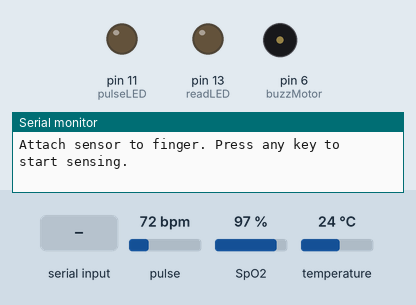
The sketch below on a simulated Arduino Uno, built with avr-gcc and run on an emulated ATmega328P. Parts: output pins drawn as LEDs (lit = HIGH), buzzer (waves = sounding), the last lines printed to the serial monitor. Dashed ring = blinking. The inputs (shaded band) are chosen by the test bench; at power-on: pulse 72 bpm, SpO2 97 %, temperature 24 °C.

Above: at 0.9 s.
1.0 s: "1" received over Serial
At 5.09 s:
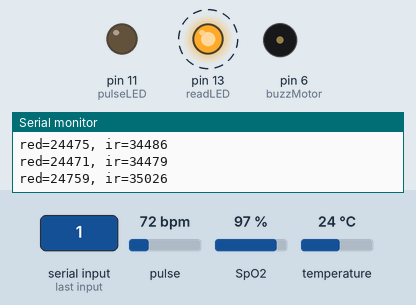
5.6 s: "0" received over Serial
At 5.89 s:
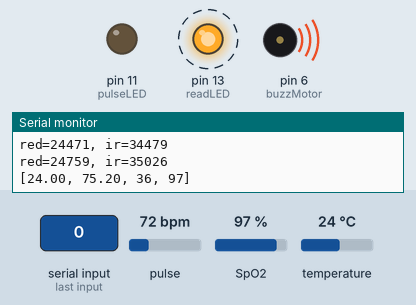
Timing chart, 0 to 14.6 s (numbered marks = the images above; inputs shaded):
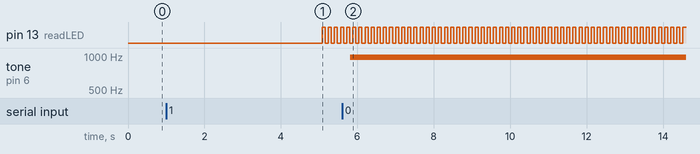

Measured:
- after the input at 1.0 s, pin 13 (readLED): alternates HIGH for 0.08 s and LOW for 0.08 s, starting after 4.1 s
- after the input at 5.6 s, tone on pin 6 (buzzMotor): silent → 977 Hz after 0.22 s

The sketch:

CSE176A_S18_Final_Project.ino
```cpp
/*
 * Code for Temperature, Heart Rate, and SPO2 readings from the MAX30105 sensor
 * is inspired by the example code in https://github.com/sparkfun/MAX30105_Breakout
 */

#include <Wire.h>
// These files are from the MAX3010X Particle Sensor Breakout library
#include "MAX30105.h"
#include "heartRate.h"
#include "spo2_algorithm.h"

MAX30105 particleSensor;

#define MAX_BRIGHTNESS 255

uint16_t irBuffer[50];    // infrared LED sensor buffer
uint16_t redBuffer[50];   // red LED sensor buffer

int32_t bufferLength;

int32_t spo2_value;
int8_t spo2_valid;          // indicator if SPO2 calculation is valid
int32_t heartRate_value;
int8_t heartRate_valid;     // indicator if heartRate calculation is valid

byte pulseLED = 11;
byte readLED = 13;          // blinks with each data read

float temperatureC;
float temperatureF;

int buzzMotor = 6;

bool alertOn = false;
int buzzAlert = 0;

void setup() {
  Serial.begin(115200);

  pinMode(pulseLED, OUTPUT);
  pinMode(readLED, OUTPUT);
  pinMode(buzzMotor, OUTPUT);

  // Initialize sensor
  if(!particleSensor.begin(Wire, I2C_SPEED_FAST)) // default I2C port at 400kHz
  {
    Serial.println(F("MAX30105 was not found. Please check wiring/power."));
    while(1);
  }

  // Prompt user to begin sensing
  Serial.println(F("Attach sensor to finger. Press any key to start sensing."));
  while(Serial.available() == 0);
  Serial.read();

  // for more information on settings, look at MAX30105.cpp
  byte ledBrightness = 50;    // brightness of IR and red LEDs
  byte sampleAverage = 4;     // number of samples to average
  byte ledMode = 2;           // use red and IR LEDs
  byte sampleRate = 50;       // amount of samples to take per second
  int pulseWidth = 411;       // length of detection
  int adcRange = 4096;        // analog to digital conversion range

  particleSensor.setup(ledBrightness, sampleAverage, ledMode, sampleRate, pulseWidth, adcRange);

  bufferLength = 50;          // same as size of irBuffer[] and redBuffer[]

  CalibrateSensor();
}

void loop() {
  GetVitals();
  SendVitals();

  CheckForAlert();
  if(buzzAlert > 0)   // if we get any data from serial port, turn on buzzer
  {
    if(!alertOn)
    {
      SendAlert();
      alertOn = true;
    }
  }
  else
  {
    if(alertOn)
    {
      StopAlert();
      alertOn = false;
    }
  }
}

// The pulse oximetry sensor needs to be calibrated in order to accurately calculate
// heart rate and pulse oximetry. This is done by collecting 50 samples from the sensor,
// then calculating those vitals.
void CalibrateSensor()
{
  // configuration: read the first bufferLength samples and determine the signal range
  for(byte i = 0; i < bufferLength; i++)
  {
    while(particleSensor.available() == false)
    {
      particleSensor.check(); // Check for new sensor data
    }

    redBuffer[i] = particleSensor.getRed();
    irBuffer[i] = particleSensor.getIR();


    particleSensor.nextSample();

    Serial.print(F("red="));
    Serial.print(redBuffer[i], DEC);
    Serial.print(F(", ir="));
    Serial.println(irBuffer[i], DEC);
  }

  // calculate SPO2 after first 50 samples (first 4 seconds of samples)
  // this function can be found in spo2_algorithm.cpp from the MAX30105 library
  maxim_heart_rate_and_oxygen_saturation(irBuffer, bufferLength, redBuffer, &spo2_value, &spo2_valid, &heartRate_value, &heartRate_valid);

  // heartRate seems to be doubled, so divide by 2
  heartRate_value = heartRate_value / 2;
}

// Recalculates heart rate and pulse oximetry by dumping the oldest 10 samples
// and getting 10 new samples
void GetVitals()
{
  // dump first 10 sets of samples and shift last 50 sets to the top
  for(byte i = 10; i < 50; i++)
  {
    redBuffer[i - 10] = redBuffer[i];
    irBuffer[i - 10] = irBuffer[i];
  }

  // get 10 new sets of samples
  for(byte i = 40; i < 50; i++)
  {
    while(particleSensor.available() == false)
    {
      particleSensor.check();
    }

    digitalWrite(readLED, !digitalRead(readLED)); // Blink onboard LED with every data read

    redBuffer[i] = particleSensor.getRed();
    irBuffer[i] = particleSensor.getIR();
    particleSensor.nextSample();
  }

  // calculate new HR and SpO2 with new sample set
  // this function can be found in spo2_algorithm.cpp from the MAX30105 library
  maxim_heart_rate_and_oxygen_saturation(irBuffer, bufferLength, redBuffer, &spo2_value, &spo2_valid, &heartRate_value, &heartRate_valid);

  heartRate_value = heartRate_value / 2;

  temperatureC = particleSensor.readTemperature();
  temperatureF = particleSensor.readTemperatureF();
}

// Turns temperatureC, temperatureF, heartRate_value, and spo2_value into a string of
// the format: "[temperatureC, temperatureF, heartRate_value, spo2_value]"
// then sends the string over serial
void SendVitals()
{
  String s = String("[" + String(temperatureC) + ", " + String(temperatureF) + ", " + String(heartRate_value) + ", " + String(spo2_value) + "]");
  Serial.println(s);
}

// Checks if the serial is available. If it is, then there is an alert, and it stores
// the read into buzzAlert
void CheckForAlert()
{
  if(Serial.available() > 0)
  {
    buzzAlert = Serial.read();
  }
}

// Starts the vibration motor
void SendAlert()
{
  analogWrite(buzzMotor, 180);
}

// Stops the vibration motor
void StopAlert()
{
  analogWrite(buzzMotor, 0);
}

// Prints the values of temperatureC, temperatureF, heartRate_value, and spo2_value
void PrintVitals()
{
  Serial.print(F("HR="));
  Serial.print(heartRate_value, DEC);

  Serial.print(F(", SPO2="));
  Serial.print(spo2_value, DEC);

  Serial.print(F(", TempC="));
  Serial.print(temperatureC);

  Serial.print(F(", TempF="));
  Serial.println(temperatureF);
}
```
